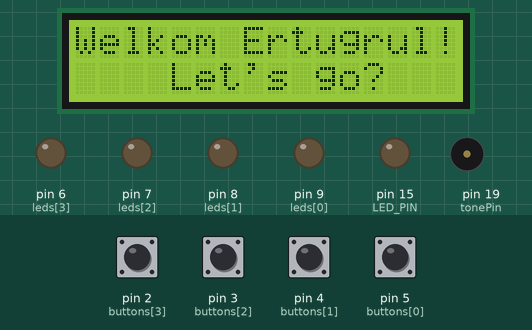
Recording of a sketch running on a simulated Arduino Uno, built with avr-gcc and run on an emulated ATmega328P. On the bench: 16×2 character LCD, output pins drawn as LEDs (lit = HIGH), buzzer (waves = sounding). Dashed ring = blinking. The inputs (shaded band) are chosen by the test bench; at power-on: pin 2 (buttons[3]), pin 3 (buttons[2]), pin 4 (buttons[1]), pin 5 (buttons[0]) HIGH. Random numbers use the default seed unless the sketch sets one; what the sketch prints to the serial monitor is not drawn.

Above: at 2.2 s.
2.3 s: pin 2 (buttons[3]) pulled LOW for 1.95 s
At 5.5 s:
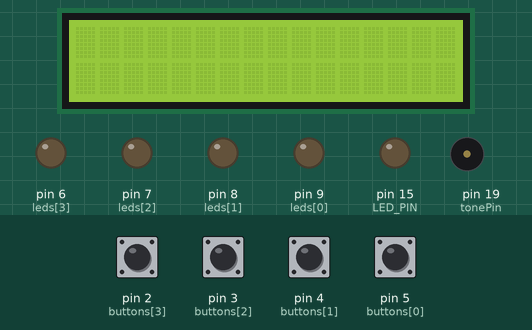
At 7.6 s:
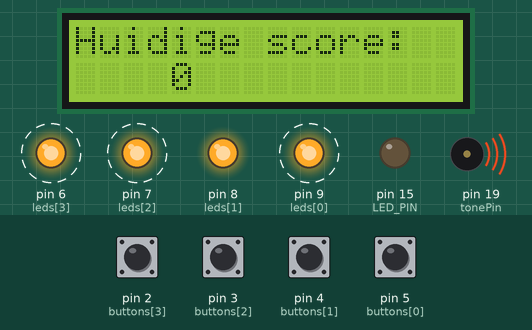
Timing chart, 0 to 12.4 s (numbered marks = the images above; inputs shaded):
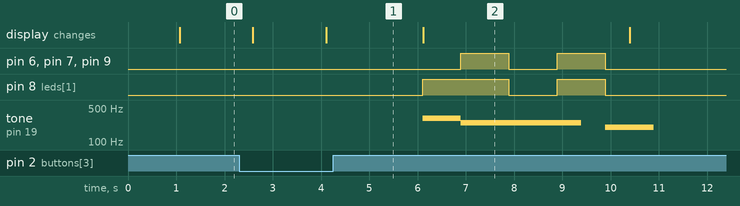

The sketch:

TestUncutBlackTarHeroinV3.ino
```cpp
#include "Buzz.h"
#include "SerialCommLed.h"
#include <LiquidCrystal.h>
#include <EEPROM.h>

#define LED_PIN 15
#define BUZZER_PIN 19

Buzz piezo (BUZZER_PIN);
SerialCommLed ledje (LED_PIN);


// Arduino pins connected to the 1602A LCD
const int rs = 10, en = 11, d4 = 12, d5 = 13, d6 = 18, d7 = 17; // I/O pins 18 & 17 = pins A4 & A3
LiquidCrystal lcd(rs, en, d4, d5, d6, d7);

// Arduino pin connected to the speaker
const int tonePin = 19; // I/O pin 19 = pin A5

// Arduino pins connected to leds
const int leds[] = { 9, 8, 7, 6 };

// Arduino pins connected to buttons
const int buttons[] = { 5, 4 , 3, 2 };

// Frequencies of tones played when buttons are pressed
const int toneFreq[] = { 277, 311, 370, 415 }; // CS4, DS4, FS4, GS4

// Enums for gamestate
enum {
  STATE_START_MENU,
  STATE_GAME,
  STATE_GAME_OVER
};

int score = 0;
int led = 0;
int prevLed = 0;
int nextTimer = 0;
int level = 0;
int hiscore = 0;
int startMenuTimer = 0;
int prevButtonState[] = { HIGH, HIGH, HIGH, HIGH };
int state = STATE_START_MENU;
String serialCommand = "";
bool commStarted = false;

const char startKarakter = '#';
const char eindKarakter = '%';


// Read hiscore value from EEPROM (1024 byte on-board data storage and can store integers from 0-255 per address(2 pow 8 = 256))
void readHiscore() {
  hiscore = (EEPROM.read(0) << 8) + EEPROM.read(1);

  // EEPROM initial value is FFFF (= 65535 = 256 pow 256)
  if(hiscore == 0xffff)
    hiscore = 0;
}

// Write hiscore value to EEPROM (1024 byte on-board data storage)
void writeHiscore() {
  EEPROM.write(0, hiscore >> 8); // = hiscore
  EEPROM.write(1, hiscore & 0xff);
}

void setup() {
  Serial.begin(115200);
  Serial.println("Game 'React-On-Time' launching...");
  lcd.begin(16, 2);
  lcd.print("YEEEEET?");
  delay(1000);
  lcd.clear();

  for(int i = 0; i < 4; i++){
    pinMode(leds[i], OUTPUT);
  }

  // enable pull up resistors for button pins
  for(int i = 0; i < 4; i++){
    pinMode(buttons[i], INPUT_PULLUP);
  }

  // checkt of er al een hiscore opgeslagen staat
  readHiscore();
}

// Main loop. Update menu, game or game over depending on current state.
void loop() {
  if(state == STATE_START_MENU)
    startMenu();
  else if(state == STATE_GAME)
    playGame();
  else
    gameOver();
}

// Updates display with current score.
// Flashes 4 digits quickly on the display.
// Display is turned off if enable is false.
void updateDisplay(int _score, boolean screen) {
  int S = _score;
  lcd.clear();
  lcd.setCursor(0, 0);
  lcd.print("Huidige score:");
  lcd.setCursor(4, 1);
  lcd.print(S);

  // Scherm gaat uit
  if(screen == false){
    lcd.noDisplay();
    delayMicroseconds(2000);
  }
  else if(screen == true){
    lcd.display();
  }
}

// Updates the start menu. Switch between previous score and hiscore on the display.
// Start a new game when a button is pressed. Clear the hiscore if all buttons are held down for 2 seconds.
void startMenu() {
  int S = score;

  // flick between previous score and hiscore display
  startMenuTimer = (startMenuTimer + 1) % 2000;
  if(startMenuTimer >= 1000){
    S = hiscore;
  }

  welcomeStart();
  updateDisplay(S, true);

  // read button state
  int buttonState = 0;
  for(int i = 0; i < 4; i++){
    if(digitalRead(buttons[i]) == LOW){
      buttonState += 1<<i; // buttonState = 1 -> 3 -> 7 -> 15
    }
  }
  // reset hiscore if all buttons are held down for 2 seconds
  static long resetHiscoreTimer = 0;
  if(buttonState == 15) {
    if(resetHiscoreTimer == 0){
      resetHiscoreTimer = millis();
    }
    if(millis() - resetHiscoreTimer > 2000) {
      updateDisplay(0, true);
      tone(tonePin, 500, 500);
      hiscore = 0;
      writeHiscore();
      delay(700);
      resetHiscoreTimer = 0;
    }
  } else {
    resetHiscoreTimer = 0;
  }

  // start new game if a single button is pressed for 100ms
  static int startNewGameTimer = 0;
  if(buttonState == 1 || buttonState == 2 || buttonState == 4 || buttonState == 8){
    if(startNewGameTimer == 0){
      startNewGameTimer = millis();
    }
    if(millis() - startNewGameTimer > 100) {
      // start new game
      updateDisplay(score, false);
      delay(2000);
      startNewGame();
      startNewGameTimer = 0;
    }
  } else {
    startNewGameTimer = 0;
  }
}

// Prepares game state for a new game.
void startNewGame() {
  state = STATE_GAME;
  score = 0;
  level = -1;
  led = -1;
  prevLed = -1;
  nextTimer = 0;

  for(int i = 0; i < 4; i++){
    prevButtonState[i] = HIGH;
  }
  // set random seed, so that every game has a different sequence
  randomSeed(millis());
}

void playGame() {
  // update time
  nextTimer--;

  if(nextTimer < 0) {
    // game over if player is too slow
    if(led >= 0) {
      gameOver();
      return;
    }

    led = random(4);

    // make consequent same leds less probable
    if(led == prevLed && random(10) < 6){
      led = random(4);
    }
    prevLed = led;

    nextTimer = max(150 * pow(1.6, -level*0.05), 10);
    level++;

    tone(tonePin, toneFreq[led], nextTimer * 8);

    score = level;
  }

  // update leds
  for(int i = 0; i < 4; i++){
    int ledState = digitalRead(leds[i]);
    digitalWrite(leds[i], led == i || (digitalRead(buttons[i]) == LOW && nextTimer > 5) ? HIGH : LOW);
    Serial.println(ledState); // led turns on if a button is pressed and nextTimer is
  }

  updateDisplay(score, true);

  // read input
  for(int i = 0; i < 4; i++) {
    int buttonInput = digitalRead(buttons[i]);
    if(buttonInput == LOW && prevButtonState[i] == HIGH){
      // ignore button press if time since last press is too short
      if( led >= 0 ) { //&& millis() - lastButtonPress > 50 ) {
        // correct button pressed?
        Serial.println(buttonInput);
        if( i == led ) {
          score++;
          led = -1;  // turn off led
        } else {
          gameOver();
          serialComms();
        }
        //lastButtonPress = millis();
        noTone(tonePin);
      }
    }
    prevButtonState[i] = buttonInput;
  }
}

// Game over. Play a game over sound and blink score.
void gameOver() {
  piezo.gameOverBuzz1(BUZZER_PIN);
  Serial.println("Game has ended.");

  // new hiscore?
  if(score > hiscore) {
    hiscore = score;
    writeHiscore();
    Serial.println("Congratulations! A new hiscore has been set!");
    Serial.println("New hiscore: " + hiscore);
    Serial.println("Play again?");
  }

  else if (score <= hiscore){
    Serial.println("Your score: " + score);
    Serial.println("Play again?");
  }

  // turn on -> off -> on leds
  for(int i = 0; i < 4; i++){
    digitalWrite(leds[i], HIGH);
  }
  delay(1000);
  for(int i = 0; i < 4; i++){
    digitalWrite(leds[i], LOW);
  }
  delay(1000);
  for(int i = 3; i > -1; i--){
    digitalWrite(leds[i], HIGH);
  }
  delay(1000);

  piezo.gameOverBuzz2(BUZZER_PIN);

  // turn off leds
  for(int i = 0; i < 4; i++){
    digitalWrite(leds[i], LOW);
  }
  delay(500);

  gameOverScreen();

  // enter menu
  delay(1000);
  state = STATE_START_MENU;
  startMenuTimer = 0;
}

void welcomeStart(){
  int H = hiscore;

  if(H == 0){
    firstTimeStart();
  }

  else if(H > 0){
    normalStart(H);
  }
}

void firstTimeStart(){
  lcd.display();
  lcd.clear();
  lcd.setCursor(0, 0);
  lcd.print("Welkom Ertugrul!");
  lcd.setCursor(4, 1);
  lcd.print("Let's go?");
  delay(1500);
  lcd.clear();
  lcd.setCursor(0, 0);
  Serial.println("Shortly press a button to get started!");
  lcd.print("Druk op een knop");
  lcd.setCursor(1, 1);
  lcd.print("om te beginnen!");
}

void normalStart(int _hiscore){
  lcd.display();
  lcd.clear();
  lcd.setCursor(0, 0);
  lcd.print("Welkom Ertugrul!");
  lcd.setCursor(4, 1);
  lcd.print("Let's go?");
  delay(1500);
  lcd.clear();
  lcd.setCursor(0, 0);
  lcd.print("Huidige hiscore:");
  lcd.setCursor(4, 1);
  lcd.print(hiscore);
  delay(1500);
  lcd.clear();
  Serial.println("Shortly press a button to get started!");
  lcd.print("Druk op een knop");
  lcd.setCursor(1, 1);
  lcd.print("om te beginnen!");
  delay(2000);
}

void gameOverScreen(){
  lcd.clear();
  lcd.setCursor(0, 0);
  lcd.print("Game Over!");
  lcd.setCursor(4, 1);
  lcd.print("Score:" + score);
  delay(2000);
  lcd.setCursor(0, 0);
  lcd.print("Play again?");
  delay(3000);

  // insert: restart game with buttonpress code
}

void serialComms(){
    char readByte = Serial.read();
    if (readByte == startKarakter){
        serialCommand = "";
        commStarted = true;
    }
    else if(commStarted){
        if(readByte == eindKarakter){
            commStarted = false;
            handleMessage(serialCommand);
        }
        else{
            serialCommand += readByte;
        }
    }
}

void handleMessage(String message){
    if (message.equals("SET_LED_ON")){
        ledje.turnOn();
    }
    else if (message.equals("SET_LED_OFF")){
        ledje.turnOff();
    }
    else if (message.startsWith("DIM_LED:")){
        int index = message.indexOf(':');
        String getal = message.substring(index + 1);
        getal.trim();
        int value = getal.toInt();
        analogWrite(LED_PIN, value);
    }
}
```

Buzz.cpp
```cpp
#include "Buzz.h"

    Buzz::Buzz(byte pin){
      this->pin = pin;
      frequency = 0;
      duration = 0;
    }

    void Buzz::gameOverBuzz1(byte pin){
        tone(pin, 250, 2500);
    }

    void Buzz::gameOverBuzz2(byte pin){
        tone(pin, 200, 1000);
    }
```

Buzz.h
```cpp
#ifndef MY_BUZZ_H
#define MY_BUTTON_H

#include <Arduino.h>

class Buzz {

    private:
       byte pin;
       unsigned int frequency;
       unsigned long duration;

    public:
       Buzz(byte pin);
       void gameOverBuzz1(byte pin);
       void gameOverBuzz2(byte pin);
};

#endif
```

SerialCommLed.cpp
```cpp
#include "SerialCommLed.h"

    SerialCommLed::SerialCommLed(byte pin){
          this->pin = pin;
          init();
      }

    void SerialCommLed::init(){
        pinMode(pin, OUTPUT);
        turnOff();
    }

    void SerialCommLed::turnOn(){
        digitalWrite(pin, HIGH);
    }

    void SerialCommLed::turnOff(){
        digitalWrite(pin, LOW);
    }
```

SerialCommLed.h
```cpp
#ifndef MY_SERIALCOMMLED_H
#define MY_SERIALCOMMLED_H

#include <Arduino.h>

class SerialCommLed {

    private:
      byte pin;

    public:
      SerialCommLed(byte pin);

      void init();
      void turnOn();
      void turnOff();
};

#endif
```

Measured:
- after the input at 2.3 s, pin 6 (leds[3]), pin 7 (leds[2]): alternates HIGH for 1.0 s and LOW for 1.0 s, 4 changes in all, then stays LOW, starting after 4.6 s
